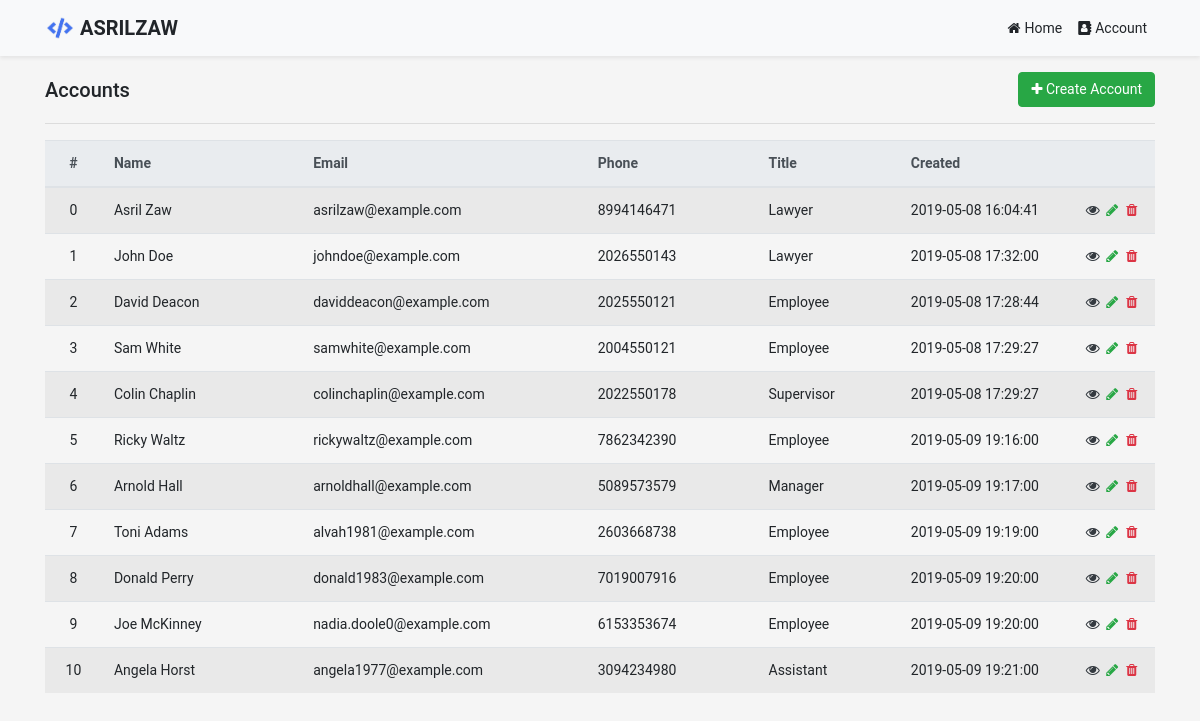
The app's page /views/accounts.php with its own data.
### tables this page shows
CREATE TABLE `accounts` (
  `account_id` int(5) NOT NULL,
  `account_name` varchar(100) NOT NULL,
  `account_email` varchar(100) NOT NULL,
  `account_phone` varchar(100) NOT NULL,
  `account_title` varchar(100) NOT NULL,
  `account_created` varchar(100) NOT NULL
);

### includes/connection.php (called while the page is built)
<?php
function connection()
{
    $hostname = 'localhost';
    $username = 'root';
    $password = '';
    $database = 'portfolio_crud';
    $option = [PDO::ATTR_PERSISTENT => true, PDO::ATTR_ERRMODE => PDO::ERRMODE_EXCEPTION];
    try {
        $dsn = 'mysql:host=' . $hostname . ';dbname=' . $database . ';charset=utf8';
        $pdo = new PDO($dsn, $username, $password, $option);
        return $pdo;
    } catch (PDOException $exception) {
        echo 'Connection failed: ' . $exception->getMessage();
        die();
    }
}

### src/accounts-read-all.php (called while the page is built)
<?php
require_once '../includes/connection.php';
$sqlQuery = "SELECT * FROM accounts";
$stmt = connection()->prepare($sqlQuery);
$stmt->execute();
$accounts = $stmt->fetchAll(PDO::FETCH_ASSOC);

### views/accounts.php (the view, shortened to what this page needs)
<!DOCTYPE html>
<html lang="en">
<?php require_once '../includes/layouts/header.php' ?>
<body>
<?php require_once '../includes/layouts/navigation.php'; ?>
<main role="main">
    <section class="section-accounts mt-3">
        <div class="container">
            <div class="section-title d-flex justify-content-between align-items-center">
                <h5 class="mb-0">Accounts</h5>
                <button type="button" class="btn btn-success" data-toggle="modal" data-target="#createAccount">
                    <i class="fa fa-plus"></i> Create Account
                </button>
            </div>
            <hr>
            <?php if (isset($_GET['detail'])) :
                require_once '../src/accounts-read-one.php'; ?>
                <dl class="row">
                    <dt class="col-sm-1">ID</dt>
                    <dd class="col-sm-11"><?=$account['account_id']?></dd>
                    <dt class="col-sm-1">Name</dt>
                    <dd class="col-sm-11"><?=$account['account_name']?></dd>
                    <dt class="col-sm-1">Email</dt>
                    <dd class="col-sm-11"><?=$account['account_email']?></dd>
                    <dt class="col-sm-1">Phone</dt>
                    <dd class="col-sm-11"><?=$account['account_phone']?></dd>
                    <dt class="col-sm-1">Title</dt>
                    <dd class="col-sm-11"><?=$account['account_title']?></dd>
                    <dt class="col-sm-1">Created</dt>
                    <dd class="col-sm-11"><?=$account['account_created']?></dd>
                </dl>
            <?php else :
                require_once '../src/accounts-read-all.php'; ?>
                <table class="table table-hover table-striped">
                    <thead class="thead-light">
                    <tr>
                        <th scope="col" class="text-center" style="width: 50px">#</th>
                        <th scope="col" style="width: 175px">Name</th>
                        <th scope="col" style="width: 250px">Email</th>
                        <th scope="col" style="width: 150px">Phone</th>
                        <th scope="col" style="width: 125px">Title</th>
                        <th scope="col" style="width: 150px">Created</th>
                        <th scope="col" style="width: 75px"></th>
                    </tr>
                    </thead>
                    <tbody>
                    <?php foreach ($accounts as $account) :
                        if (isset($_GET['update']) && ($_GET['update'] == $account['account_id'])) : ?>
                            <form action="<?=URLROOT?>/src/accounts-update.php?id=<?=$account['account_id']?>" method="POST">
                                <tr>
                                    <td class="text-center"><?=$account['account_id']?></td>
                                    <td style="padding: 0.3rem 0.1rem;"><input type="text" class="form-control" value="<?=$account['account_name']?>" name="name"></td>
                                    <td style="padding: 0.3rem 0.1rem;"><input type="text" class="form-control" value="<?=$account['account_email']?>" name="email"></td>
                                    <td style="padding: 0.3rem 0.1rem;"><input type="text" class="form-control" value="<?=$account['account_phone']?>" name="phone"></td>
                                    <td style="padding: 0.3rem 0.1rem;">
                                        <select class="custom-select" name="title">
                                            <option selected hidden><?=$account['account_title']?></option>
                                            <option value="Lawyer">Lawyer</option>
                                            <option value="Assistant">Assistant</option>
                                            <option value="Manager">Manager</option>
                                            <option value="Supervisor">Supervisor</option>
                                            <option value="Employee">Employee</option>
                                        </select>
                                    </td>
                                    <td><?=$account['account_created']?></td>
                                    <td class="text-center list-icon">
                                        <button type="submit" id="submit" class="btn btn-link text-success p-0" title="Submit"><i class="fa fa-check fa-xs"></i></button>
                                        <button type="button" id="cancel" class="btn btn-link text-danger p-0" title="Cancel"><i class="fa fa-close fa-xs"></i></button>
                                    </td>
                                </tr>
                            </form>
                        <?php else : ?>
                            <tr>
                                <td class="text-center"><?=$account['account_id']?></td>
                                <td><?=$account['account_name']?></td>
                                <td><?=$account['account_email']?></td>
                                <td><?=$account['account_phone']?></td>
                                <td><?=$account['account_title']?></td>
                                <td><?=$account['account_created']?></td>
                                <td class="text-center list-icon">
                                    <a href="<?=URLROOT?>/views/accounts.php?detail=<?=$account['account_id']?>" class="text-dark" title="Detail"><i class="fa fa-eye fa-xs"></i></a>
                                    <a href="<?=URLROOT?>/views/accounts.php?update=<?=$account['account_id']?>" class="text-success" title="Update"><i class="fa fa-pencil fa-xs"></i></a>
                                    <a href="<?=URLROOT?>/src/accounts-delete.php?delete=<?=$account['account_id']?>" class="text-danger" title="Delete"><i class="fa fa-trash fa-xs"></i></a>
                                </td>
                            </tr>
                        <?php endif; ?>
                    <?php endforeach; ?>
                    </tbody>
                </table>
            <?php endif; ?>
        </div>
    </section>
</main>
</body>
</html>

### includes/layouts/header.php (shortened to what this page needs)
<head>
    <?php require_once 'stylesheet.php' ?>
</head>

### includes/layouts/stylesheet.php (shortened to what this page needs)
<link type="text/css" rel="stylesheet" href="<?= URLROOT ?>/assets/css/font-awesome.min.css">
<link type="text/css" rel="stylesheet" href="<?= URLROOT ?>/assets/css/bootstrap/bootstrap.min.css">
<link type="text/css" rel="stylesheet" href="<?= URLROOT ?>/assets/css/style.css">

### includes/layouts/navigation.php (shortened to what this page needs)
<nav class="navbar navbar-expand-lg bg-light shadow-sm">
    <div class="container">
        <a class="navbar-brand" href="<?= URLROOT ?>">
            <img src="<?= URLROOT ?>/assets/img/asrilzaw.png" height="30" class="d-inline-block align-top" alt="..." loading="lazy">
            <span class="font-weight-bold">ASRILZAW</span>
        </a>
        <div class="collapse navbar-collapse" id="navbarSupportedContent">
            <ul class="navbar-nav ml-auto">
                <li class="nav-item">
                    <a class="nav-link" href="<?= URLROOT ?>"><i class="fa fa-home mr-1"></i>Home</a>
                </li>
                <li class="nav-item">
                    <a class="nav-link" href="<?= URLROOT ?>/views/accounts.php"><i class="fa fa-address-book mr-1"></i>Account</a>
                </li>
            </ul>
        </div>
    </div>
</nav>

### assets/css/style.css (style rules this page uses)
body { font-family : 'Roboto', sans-serif; font-size : .875rem; background : #f5f5f5; }
a, .btn-link, .page-link { color : #212529; }
.form-control, .form-control-plaintext, .btn, .dropdown-menu, .input-group-text, .custom-select, .popover-header { font-size : .875rem; }
.table tr td, .table tr th { vertical-align : middle; }
.list-icon .fa, .list-icon .fab, .list-icon .fas { width : 1rem; text-align : center; }

### records on screen
accounts: account_id "0", account_name "Asril Zaw", account_email "asrilzaw@example.com", account_phone "8994146471", account_title "Lawyer", account_created "2019-05-08 16:04:41"
accounts: account_id "1", account_name "John Doe", account_email "johndoe@example.com", account_phone "2026550143", account_title "Lawyer", account_created "2019-05-08 17:32:00"
accounts: account_id "2", account_name "David Deacon", account_email "daviddeacon@example.com", account_phone "2025550121", account_title "Employee", account_created "2019-05-08 17:28:44"
accounts: account_id "3", account_name "Sam White", account_email "samwhite@example.com", account_phone "2004550121", account_title "Employee", account_created "2019-05-08 17:29:27"
accounts: account_id "4", account_name "Colin Chaplin", account_email "colinchaplin@example.com", account_phone "2022550178", account_title "Supervisor", account_created "2019-05-08 17:29:27"
accounts: account_id "5", account_name "Ricky Waltz", account_email "rickywaltz@example.com", account_phone "7862342390", account_title "Employee", account_created "2019-05-09 19:16:00"
accounts: account_id "6", account_name "Arnold Hall", account_email "arnoldhall@example.com", account_phone "5089573579", account_title "Manager", account_created "2019-05-09 19:17:00"
accounts: account_id "7", account_name "Toni Adams", account_email "alvah1981@example.com", account_phone "2603668738", account_title "Employee", account_created "2019-05-09 19:19:00"
accounts: account_id "8", account_name "Donald Perry", account_email "donald1983@example.com", account_phone "7019007916", account_title "Employee", account_created "2019-05-09 19:20:00"
accounts: account_id "9", account_name "Joe McKinney", account_email "nadia.doole0@example.com", account_phone "6153353674", account_title "Employee", account_created "2019-05-09 19:20:00"
accounts: account_id "10", account_name "Angela Horst", account_email "angela1977@example.com", account_phone "3094234980", account_title "Assistant", account_created "2019-05-09 19:21:00"
